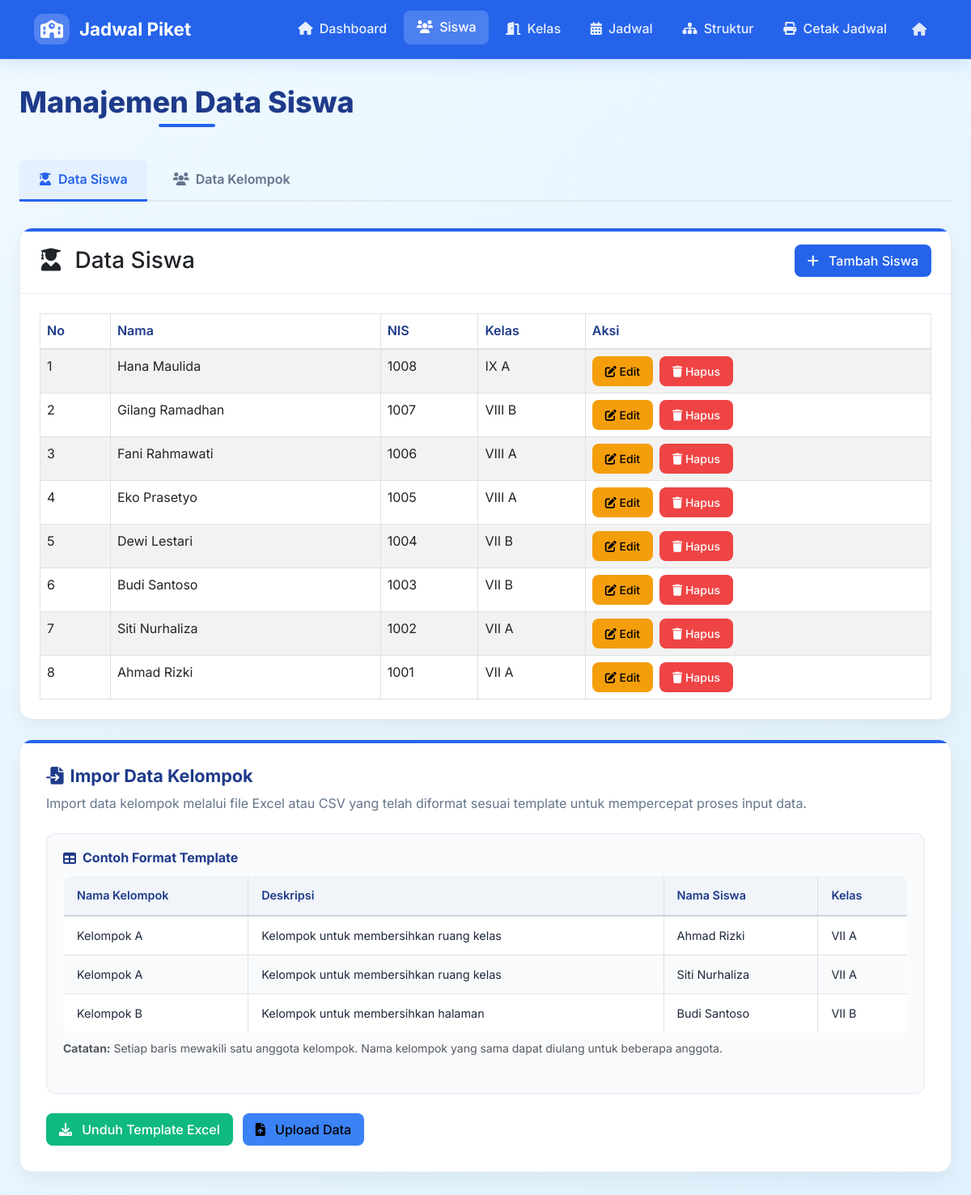
The app's page /siswa.php with its own data.
### tables this page shows
CREATE TABLE IF NOT EXISTS siswa (
  id INT AUTO_INCREMENT PRIMARY KEY,
  nama VARCHAR(255) NOT NULL,
  nis VARCHAR(50),
  kelas_id INT DEFAULT 0
);

CREATE TABLE IF NOT EXISTS kelas (
  id INT AUTO_INCREMENT PRIMARY KEY,
  nama VARCHAR(100) NOT NULL
);

### siswa.php (the view, shortened to what this page needs)
<?php
require 'koneksi.php';
 $tab = isset($_GET['tab']) ? $_GET['tab'] : 'siswa';
 $result = mysqli_query($koneksi, "SELECT s.*, k.nama AS kelas FROM siswa s LEFT JOIN kelas k ON s.kelas_id=k.id ORDER BY s.id DESC");
require 'header.php';
?>
<div class="page-header">
                <div class="d-flex justify-content-between align-items-center flex-wrap">
                    <h1 class="page-title">Manajemen Data Siswa</h1>
                </div>
            </div>
            <div class="dashboard-tabs">
                <ul>
                    <li>
                        <a class="<?php echo ($tab === 'siswa') ? 'active' : ''; ?>" href="siswa.php?tab=siswa">
                            <i class="fas fa-user-graduate me-2"></i> Data Siswa
                        </a>
                    </li>
                    <li>
                        <a class="<?php echo ($tab === 'kelompok') ? 'active' : ''; ?>" href="siswa.php?tab=kelompok">
                            <i class="fas fa-users me-2"></i> Data Kelompok
                        </a>
                    </li>
                </ul>
            </div>
            <?php if ($tab === 'siswa'): ?>
            <div class="card">
                <div class="card-header">
                    <div class="d-flex justify-content-between align-items-center">
                        <h3 class="mb-0"><i class="fas fa-user-graduate me-2"></i> Data Siswa</h3>
                        <button class="btn btn-primary" data-bs-toggle="modal" data-bs-target="#addSiswaModal">
                            <i class="fas fa-plus me-2"></i> Tambah Siswa
                        </button>
                    </div>
                </div>
                <div class="card-body">
                    <div class="table-responsive">
                        <table class="table table-striped table-bordered">
                            <thead>
                                <tr>
                                    <th>No</th>
                                    <th>Nama</th>
                                    <th>NIS</th>
                                    <th>Kelas</th>
                                    <th>Aksi</th>
                                </tr>
                            </thead>
                            <tbody>
                                <?php
                                mysqli_data_seek($result, 0);
                                $i=1;
                                while($row=mysqli_fetch_assoc($result)):
                                ?>
                                    <tr>
                                        <td><?php echo $i++; ?></td>
                                        <td><?php echo htmlspecialchars($row['nama'] ?? ''); ?></td>
                                        <td><?php echo htmlspecialchars($row['nis'] ?? ''); ?></td>
                                        <td><?php echo htmlspecialchars($row['kelas'] ?? ''); ?></td>
                                        <td>
                                            <div class="action-buttons">
                                                <button class="btn btn-sm btn-warning" data-bs-toggle="modal" data-bs-target="#editSiswaModal" onclick="editSiswa(<?php echo $row['id']; ?>, '<?php echo htmlspecialchars($row['nama'] ?? ''); ?>', '<?php echo htmlspecialchars($row['nis'] ?? ''); ?>', <?php echo $row['kelas_id']; ?>)">
                                                    <i class="fas fa-edit"></i> Edit
                                                </button>
                                                <button class="btn btn-sm btn-danger" data-bs-toggle="modal" data-bs-target="#deleteSiswaModal" onclick="deleteSiswa(<?php echo $row['id']; ?>, '<?php echo htmlspecialchars($row['nama'] ?? ''); ?>')">
                                                    <i class="fas fa-trash"></i> Hapus
                                                </button>
                                            </div>
                                        </td>
                                    </tr>
                                <?php endwhile; ?>
                            </tbody>
                        </table>
                    </div>
                </div>
            </div>
            <?php endif; ?>
            <div class="import-section">
                <h4><i class="fas fa-file-import me-2"></i> Impor Data Kelompok</h4>
                <p>Import data kelompok melalui file Excel atau CSV yang telah diformat sesuai template untuk mempercepat proses input data.</p>
                <div class="template-preview">
                    <h5><i class="fas fa-table me-2"></i> Contoh Format Template</h5>
                    <table>
                        <thead>
                            <tr>
                                <th>Nama Kelompok</th>
                                <th>Deskripsi</th>
                                <th>Nama Siswa</th>
                                <th>Kelas</th>
                            </tr>
                        </thead>
                        <tbody>
                            <tr>
                                <td>Kelompok A</td>
                                <td>Kelompok untuk membersihkan ruang kelas</td>
                                <td>Ahmad Rizki</td>
                                <td>VII A</td>
                            </tr>
                            <tr>
                                <td>Kelompok A</td>
                                <td>Kelompok untuk membersihkan ruang kelas</td>
                                <td>Siti Nurhaliza</td>
                                <td>VII A</td>
                            </tr>
                            <tr>
                                <td>Kelompok B</td>
                                <td>Kelompok untuk membersihkan halaman</td>
                                <td>Budi Santoso</td>
                                <td>VII B</td>
                            </tr>
                        </tbody>
                    </table>
                    <p class="mt-2 small text-muted">
                        <strong>Catatan:</strong> Setiap baris mewakili satu anggota kelompok. Nama kelompok yang sama dapat diulang untuk beberapa anggota.
                    </p>
                </div>
                <div class="import-buttons">
                   <a href="siswa.php?download_template=1" class="btn btn-success">
                       <i class="fas fa-download me-2"></i> Unduh Template Excel
                   </a>
                    <button class="btn btn-info" data-bs-toggle="modal" data-bs-target="#importModal">
                        <i class="fas fa-file-upload me-2"></i> Upload Data
                    </button>
                </div>
            </div>

### header.php (shortened to what this page needs)
<?php
$current_page = basename($_SERVER['PHP_SELF']);
?>
<!doctype html>
<html lang="id">
  <head>
    <link href="https://cdn.jsdelivr.net/npm/bootstrap@5.3.0/dist/css/bootstrap.min.css" rel="stylesheet">
    <link rel="stylesheet" href="https://cdnjs.cloudflare.com/ajax/libs/font-awesome/6.0.0/css/all.min.css">
    <link href="style.css" rel="stylesheet">
  </head>
  <body>
<nav class="navbar navbar-expand-lg navbar-dark">
    <div class="container">
        <a class="navbar-brand" href="index.php">
            <i class="fas fa-school"></i>
            Jadwal Piket
        </a>
        <div class="collapse navbar-collapse" id="navbarNav">
            <ul class="navbar-nav ms-auto align-items-lg-center">
                <li class="nav-item">
                    <a class="nav-link <?php echo ($current_page === 'dashboard.php') ? 'active' : ''; ?>" href="dashboard.php">
                        <i class="fas fa-home me-1"></i> Dashboard
                    </a>
                </li>
                <li class="nav-item">
                    <a class="nav-link <?php echo ($current_page === 'siswa.php') ? 'active' : ''; ?>" href="siswa.php">
                        <i class="fas fa-users me-1"></i> Siswa
                    </a>
                </li>
                <li class="nav-item">
                    <a class="nav-link <?php echo ($current_page === 'kelas.php') ? 'active' : ''; ?>" href="kelas.php">
                        <i class="fas fa-door-open me-1"></i> Kelas
                    </a>
                </li>
                <li class="nav-item">
                    <a class="nav-link <?php echo ($current_page === 'jadwal.php') ? 'active' : ''; ?>" href="jadwal.php">
                        <i class="fas fa-calendar-alt me-1"></i> Jadwal
                    </a>
                </li>
                <li class="nav-item">
                    <a class="nav-link <?php echo ($current_page === 'struktur.php' || $current_page === 'struktur_editor.php') ? 'active' : ''; ?>" href="struktur.php">
                        <i class="fas fa-sitemap me-1"></i> Struktur
                    </a>
                </li>
                <li class="nav-item">
                    <a class="nav-link <?php echo ($current_page === 'cetak_jadwal.php') ? 'active' : ''; ?>" href="cetak_jadwal.php">
                        <i class="fas fa-print me-1"></i> Cetak Jadwal
                    </a>
                </li>
                <li class="nav-item">
                    <a class="nav-link nav-link-home" href="index.php" title="Kembali ke Beranda" aria-label="Kembali ke Beranda">
                        <i class="fas fa-house"></i>
                    </a>
                </li>
            </ul>
        </div>
    </div>
</nav>
<div class="content-wrapper">
    <div class="main-container">

### records on screen
siswa: nama "Hana Maulida", nis "1008", kelas.nama "IX A"
siswa: nama "Gilang Ramadhan", nis "1007", kelas.nama "VIII B"
siswa: nama "Fani Rahmawati", nis "1006", kelas.nama "VIII A"
siswa: nama "Eko Prasetyo", nis "1005", kelas.nama "VIII A"
siswa: nama "Dewi Lestari", nis "1004", kelas.nama "VII B"
siswa: nama "Budi Santoso", nis "1003", kelas.nama "VII B"
siswa: nama "Siti Nurhaliza", nis "1002", kelas.nama "VII A"
siswa: nama "Ahmad Rizki", nis "1001", kelas.nama "VII A"
